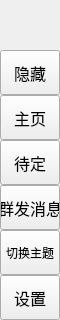
      <widget class="QFrame" name="leftMenuBg">
       <property name="minimumSize">
        <size>
         <width>60</width>
         <height>0</height>
        </size>
       </property>
       <property name="maximumSize">
        <size>
         <width>60</width>
         <height>16777215</height>
        </size>
       </property>
       <property name="frameShape">
        <enum>QFrame::NoFrame</enum>
       </property>
       <property name="frameShadow">
        <enum>QFrame::Raised</enum>
       </property>
       <layout class="QVBoxLayout" name="verticalLayout_3">
        <property name="spacing">
         <number>0</number>
        </property>
        <property name="leftMargin">
         <number>0</number>
        </property>
        <property name="topMargin">
         <number>0</number>
        </property>
        <property name="rightMargin">
         <number>0</number>
        </property>
        <property name="bottomMargin">
         <number>0</number>
        </property>
        <item>
         <widget class="QFrame" name="topLogoInfo">
          <property name="minimumSize">
           <size>
            <width>0</width>
            <height>50</height>
           </size>
          </property>
          <property name="maximumSize">
           <size>
            <width>16777215</width>
            <height>50</height>
           </size>
          </property>
          <property name="frameShape">
           <enum>QFrame::NoFrame</enum>
          </property>
          <property name="frameShadow">
           <enum>QFrame::Raised</enum>
          </property>
          <widget class="QFrame" name="topLogo">
           <property name="geometry">
            <rect>
             <x>10</x>
             <y>5</y>
             <width>42</width>
             <height>42</height>
            </rect>
           </property>
           <property name="minimumSize">
            <size>
             <width>42</width>
             <height>42</height>
            </size>
           </property>
           <property name="maximumSize">
            <size>
             <width>42</width>
             <height>42</height>
            </size>
           </property>
           <property name="frameShape">
            <enum>QFrame::NoFrame</enum>
           </property>
           <property name="frameShadow">
            <enum>QFrame::Raised</enum>
           </property>
          </widget>
          <widget class="QLabel" name="titleLeftApp">
           <property name="geometry">
            <rect>
             <x>70</x>
             <y>8</y>
             <width>160</width>
             <height>20</height>
            </rect>
           </property>
           <property name="toolTip">
            <string/>
           </property>
           <property name="styleSheet">
            <string notr="true"/>
           </property>
           <property name="text">
            <string>WeChatMass</string>
           </property>
           <property name="alignment">
            <set>Qt::AlignLeading|Qt::AlignLeft|Qt::AlignTop</set>
           </property>
          </widget>
          <widget class="QLabel" name="titleLeftDescription">
           <property name="geometry">
            <rect>
             <x>70</x>
             <y>27</y>
             <width>160</width>
             <height>16</height>
            </rect>
           </property>
           <property name="maximumSize">
            <size>
             <width>16777215</width>
             <height>16</height>
            </size>
           </property>
           <property name="font">
            <font>
             <family>Microsoft YaHei UI</family>
             <pointsize>9</pointsize>
             <italic>false</italic>
             <bold>false</bold>
            </font>
           </property>
           <property name="styleSheet">
            <string notr="true">font: 9pt &quot;Microsoft YaHei UI&quot;;</string>
           </property>
           <property name="text">
            <string>遥遥领先</string>
           </property>
           <property name="alignment">
            <set>Qt::AlignLeading|Qt::AlignLeft|Qt::AlignTop</set>
           </property>
          </widget>
         </widget>
        </item>
        <item>
         <widget class="QFrame" name="leftMenuFrame">
          <property name="styleSheet">
           <string notr="true">font: 12pt &quot;Microsoft YaHei UI&quot;;</string>
          </property>
          <property name="frameShape">
           <enum>QFrame::NoFrame</enum>
          </property>
          <property name="frameShadow">
           <enum>QFrame::Raised</enum>
          </property>
          <layout class="QVBoxLayout" name="verticalMenuLayout">
           <property name="spacing">
            <number>0</number>
           </property>
           <property name="leftMargin">
            <number>0</number>
           </property>
           <property name="topMargin">
            <number>0</number>
           </property>
           <property name="rightMargin">
            <number>0</number>
           </property>
           <property name="bottomMargin">
            <number>0</number>
           </property>
           <item>
            <widget class="QFrame" name="toggleBox">
             <property name="maximumSize">
              <size>
               <width>16777215</width>
               <height>45</height>
              </size>
             </property>
             <property name="frameShape">
              <enum>QFrame::NoFrame</enum>
             </property>
             <property name="frameShadow">
              <enum>QFrame::Raised</enum>
             </property>
             <layout class="QVBoxLayout" name="verticalLayout_4">
              <property name="spacing">
               <number>0</number>
              </property>
              <property name="leftMargin">
               <number>0</number>
              </property>
              <property name="topMargin">
               <number>0</number>
              </property>
              <property name="rightMargin">
               <number>0</number>
              </property>
              <property name="bottomMargin">
               <number>0</number>
              </property>
              <item>
               <widget class="QPushButton" name="toggleButton">
                <property name="sizePolicy">
                 <sizepolicy hsizetype="Expanding" vsizetype="Fixed">
                  <horstretch>0</horstretch>
                  <verstretch>0</verstretch>
                 </sizepolicy>
                </property>
                <property name="minimumSize">
                 <size>
                  <width>0</width>
                  <height>45</height>
                 </size>
                </property>
                <property name="font">
                 <font>
                  <family>Microsoft YaHei UI</family>
                  <pointsize>12</pointsize>
                  <italic>false</italic>
                  <bold>false</bold>
                 </font>
                </property>
                <property name="cursor">
                 <cursorShape>PointingHandCursor</cursorShape>
                </property>
                <property name="layoutDirection">
                 <enum>Qt::LeftToRight</enum>
                </property>
                <property name="styleSheet">
                 <string notr="true">background-image: url(:/icons/icons/icon_menu.png);</string>
                </property>
                <property name="text">
                 <string>隐藏</string>
                </property>
               </widget>
              </item>
             </layout>
            </widget>
           </item>
           <item>
            <widget class="QFrame" name="topMenu">
             <property name="styleSheet">
              <string notr="true"/>
             </property>
             <property name="frameShape">
              <enum>QFrame::NoFrame</enum>
             </property>
             <property name="frameShadow">
              <enum>QFrame::Raised</enum>
             </property>
             <layout class="QVBoxLayout" name="verticalLayout_8">
              <property name="spacing">
               <number>0</number>
              </property>
              <property name="leftMargin">
               <number>0</number>
              </property>
              <property name="topMargin">
               <number>0</number>
              </property>
              <property name="rightMargin">
               <number>0</number>
              </property>
              <property name="bottomMargin">
               <number>0</number>
              </property>
              <item>
               <widget class="QPushButton" name="btn_page_home">
                <property name="sizePolicy">
                 <sizepolicy hsizetype="Expanding" vsizetype="Fixed">
                  <horstretch>0</horstretch>
                  <verstretch>0</verstretch>
                 </sizepolicy>
                </property>
                <property name="minimumSize">
                 <size>
                  <width>0</width>
                  <height>45</height>
                 </size>
                </property>
                <property name="font">
                 <font>
                  <family>Microsoft YaHei UI</family>
                  <pointsize>12</pointsize>
                  <italic>false</italic>
                  <bold>false</bold>
                 </font>
                </property>
                <property name="cursor">
                 <cursorShape>PointingHandCursor</cursorShape>
                </property>
                <property name="layoutDirection">
                 <enum>Qt::LeftToRight</enum>
                </property>
                <property name="styleSheet">
                 <string notr="true">background-image: url(:/icons/icons/cil-home.png);</string>
                </property>
                <property name="text">
                 <string>主页</string>
                </property>
               </widget>
              </item>
              <item>
               <widget class="QPushButton" name="btn_page_pending">
                <property name="minimumSize">
                 <size>
                  <width>0</width>
                  <height>45</height>
                 </size>
                </property>
                <property name="font">
                 <font>
                  <family>Microsoft YaHei UI</family>
                  <pointsize>12</pointsize>
                  <italic>false</italic>
                  <bold>false</bold>
                 </font>
                </property>
                <property name="cursor">
                 <cursorShape>PointingHandCursor</cursorShape>
                </property>
                <property name="styleSheet">
                 <string notr="true">background-image: url(:/icons/icons/friend.png);</string>
                </property>
                <property name="text">
                 <string>待定</string>
                </property>
               </widget>
              </item>
              <item>
               <widget class="QPushButton" name="btn_page_msg">
                <property name="sizePolicy">
                 <sizepolicy hsizetype="Expanding" vsizetype="Fixed">
                  <horstretch>0</horstretch>
                  <verstretch>0</verstretch>
                 </sizepolicy>
                </property>
                <property name="minimumSize">
                 <size>
                  <width>0</width>
                  <height>45</height>
                 </size>
                </property>
                <property name="font">
                 <font>
                  <family>Microsoft YaHei UI</family>
                  <pointsize>12</pointsize>
                  <italic>false</italic>
                  <bold>false</bold>
                 </font>
                </property>
                <property name="cursor">
                 <cursorShape>PointingHandCursor</cursorShape>
                </property>
                <property name="layoutDirection">
                 <enum>Qt::LeftToRight</enum>
                </property>
                <property name="styleSheet">
                 <string notr="true">background-image: url(:/icons/icons/cli-msg.png);</string>
                </property>
                <property name="text">
                 <string>群发消息</string>
                </property>
               </widget>
              </item>
             </layout>
            </widget>
           </item>
           <item>
            <widget class="QFrame" name="bottomMenu">
             <property name="frameShape">
              <enum>QFrame::NoFrame</enum>
             </property>
             <property name="frameShadow">
              <enum>QFrame::Raised</enum>
             </property>
             <layout class="QVBoxLayout" name="verticalLayout_9">
              <property name="spacing">
               <number>0</number>
              </property>
              <property name="leftMargin">
               <number>0</number>
              </property>
              <property name="topMargin">
               <number>0</number>
              </property>
              <property name="rightMargin">
               <number>0</number>
              </property>
              <property name="bottomMargin">
               <number>0</number>
              </property>
              <item>
               <widget class="QPushButton" name="toggleTheme">
                <property name="sizePolicy">
                 <sizepolicy hsizetype="Expanding" vsizetype="Fixed">
                  <horstretch>0</horstretch>
                  <verstretch>0</verstretch>
                 </sizepolicy>
                </property>
                <property name="minimumSize">
                 <size>
                  <width>0</width>
                  <height>45</height>
                 </size>
                </property>
                <property name="cursor">
                 <cursorShape>PointingHandCursor</cursorShape>
                </property>
                <property name="toolTip">
                 <string/>
                </property>
                <property name="styleSheet">
                 <string notr="true">background-image: url(:/icons/icons/cli-switch-theme-1.png);</string>
                </property>
                <property name="text">
                 <string>切换主题</string>
                </property>
                <property name="checkable">
                 <bool>false</bool>
                </property>
               </widget>
              </item>
              <item>
               <widget class="QPushButton" name="toggleLeftBox">
                <property name="sizePolicy">
                 <sizepolicy hsizetype="Expanding" vsizetype="Fixed">
                  <horstretch>0</horstretch>
                  <verstretch>0</verstretch>
                 </sizepolicy>
                </property>
                <property name="minimumSize">
                 <size>
                  <width>0</width>
                  <height>45</height>
                 </size>
                </property>
                <property name="font">
                 <font>
                  <family>Microsoft YaHei UI</family>
                  <pointsize>12</pointsize>
                  <italic>false</italic>
                  <bold>false</bold>
                 </font>
                </property>
                <property name="cursor">
                 <cursorShape>PointingHandCursor</cursorShape>
                </property>
                <property name="layoutDirection">
                 <enum>Qt::LeftToRight</enum>
                </property>
                <property name="styleSheet">
                 <string notr="true">background-image: url(:/icons/icons/icon_settings.png);</string>
                </property>
                <property name="text">
                 <string>设置</string>
                </property>
               </widget>
              </item>
             </layout>
            </widget>
           </item>
          </layout>
         </widget>
        </item>
       </layout>
      </widget>
